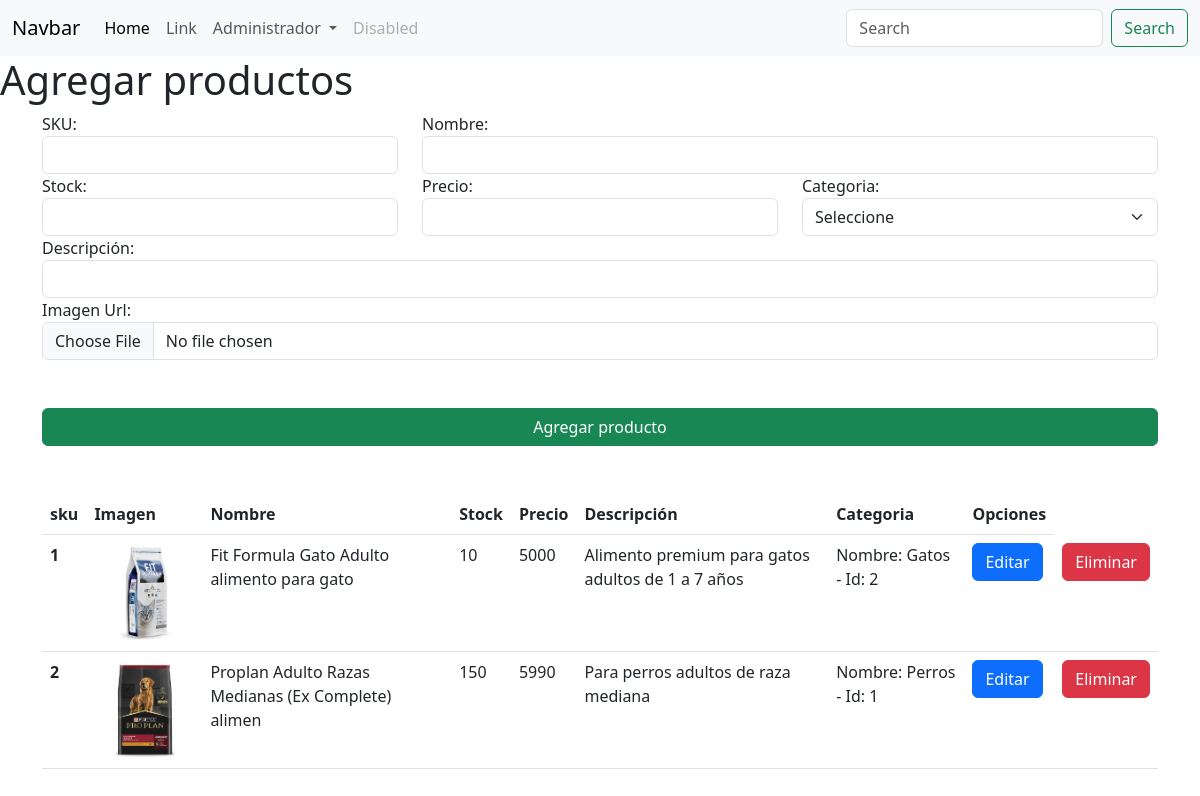
Screenshot of /agregarProducto with the database file from the repository.
### apps/Tienda/models.py (models this page shows, shortened)
class Producto(models.Model):
    sku = models.IntegerField(primary_key=True)
    nombre = models.CharField(max_length=50)
    stock = models.IntegerField()
    precio = models.IntegerField()
    descripcion = models.CharField(max_length=200)
    id_categoria = models.ForeignKey(Categoria,on_delete=models.CASCADE)
    imagen_url = models.ImageField(upload_to='imagenesProducto')

class Categoria(models.Model):
    id_categoria = models.IntegerField(primary_key=True)
    nombre_categoria = models.CharField(max_length=100)
    def __str__(self):
        txt = "Nombre: {0} - Id: {1}"
        return txt.format(self.nombre_categoria,self.id_categoria)

### apps/Tienda/views.py (the view)
# urls.py: path('agregarProducto',views.cargarAgregarProducto),
def cargarAgregarProducto(request):
    categorias = Categoria.objects.all()
    productos = Producto.objects.all()
    return render(request,"agregarProducto.html",{"cate":categorias, "prod":productos})

### apps/Tienda/templates/agregarProducto.html (shortened to what this page needs)
{% extends './base.html' %}
{% load static %}
{% block body %}
    <h1>Agregar productos</h1>
    <div class="container">
        <form id="agregarProductoForm" action="/agregarProductoForm" method="POST" enctype="multipart/form-data"> {% csrf_token %}
            <div class="row">
                <div class="col-md-4">
                    <label for="txtSku">SKU:</label>
                    <input name="txtSku" id="txtSku" type="text" class="form-control">
                </div>
                <div class="col-md-8">
                    <label for="txtNombre">Nombre:</label>
                    <input name="txtNombre" id="txtNombre" type="text" class="form-control">
                </div>
                <div class="col-md-4">
                    <label for="txtStock">Stock:</label>
                    <input name="txtStock" id="txtStock" type="text" class="form-control">
                </div>
                <div class="col-md-4">
                    <label for="txtPrecio">Precio:</label>
                    <input name="txtPrecio" id="txtPrecio" type="text" class="form-control">
                </div>
                <div class="col-md-4">
                    <label for="cmbCategoria">Categoria:</label>
                    <select name="cmbCategoria" id="cmbCategoria" class="form-select" aria-label="Default select example">
                        <option disabled selected>Seleccione</option>
                      </select>
                </div>
                <div class="col-md-12">
                    <label for="txtDescripcion">Descripción:</label>
                    <input name="txtDescripcion" id="txtDescripcion" type="text" class="form-control">
                </div>
                <div class="col-md-12">
                    <label for="txtImg">Imagen Url:</label>
                    <input name="txtImg" id="txtImg" type="file" class="form-control">
                </div>
            </div>
            <button class="btn btn-success mt-5 w-100">Agregar producto</button>
        </form>
    </div>
    <div class="container mt-5">
        <table class="table">
            <thead>
              <tr>
                <th scope="col">sku</th>
                <th scope="col">Imagen</th>
                <th scope="col">Nombre</th>
                <th scope="col">Stock</th>
                <th scope="col">Precio</th>
                <th scope="col">Descripción</th>
                <th scope="col">Categoria</th>
                <th scope="col">Opciones</th>
              </tr>
            </thead>
            <tbody>
                {% for p in prod %}
              <tr>
                <th scope="row">{{p.sku}}</th>
                <td><img src="{{p.imagen_url.url}}" alt="" height="100"></td>
                <td>{{p.nombre}}</td>
                <td>{{p.stock}}</td>
                <td>{{p.precio}}</td>
                <td>{{p.descripcion}}</td>
                <td>{{p.id_categoria}}</td>
                <td><a href="/editarProducto/{{p.sku}}" class="btn btn-primary">Editar</a></td>
                <td><a href="/eliminarProducto/{{p.sku}}" class="btn btn-danger">Eliminar</a></td>
              </tr>
              {% endfor %}
            </tbody>
          </table>
    </div>
{% endblock %}

### rows the page displays
Producto: sku "1", imagen_url (picture), nombre "Fit Formula Gato Adulto alimento para gato", stock "10", precio "5000", descripcion "Alimento premium para gatos adultos de 1 a 7 años", id_categoria "Nombre: Gatos - Id: 2"
Producto: sku "2", imagen_url (picture), nombre "Proplan Adulto Razas Medianas (Ex Complete) alimen", stock "150", precio "5990", descripcion "Para perros adultos de raza mediana", id_categoria "Nombre: Perros - Id: 1"
